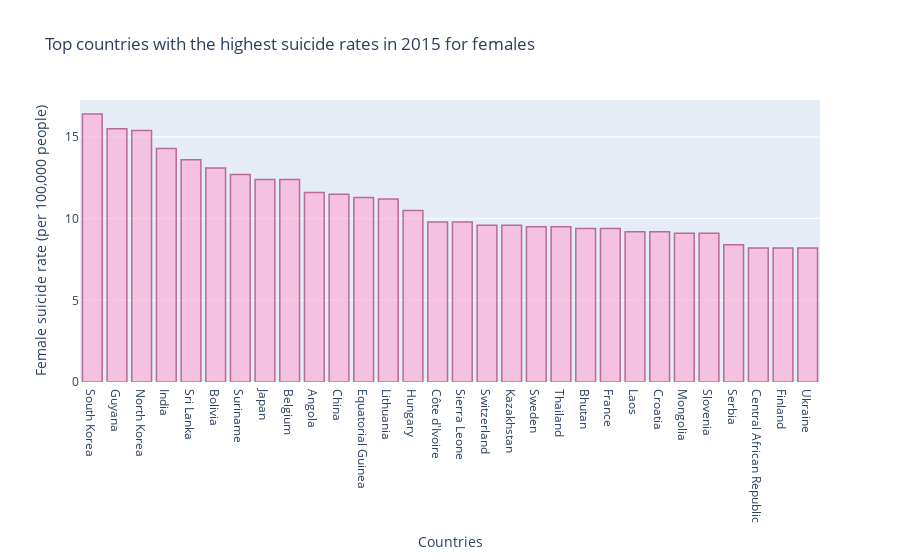

This figure's notebook cell:
### Code cell
data = [go.Bar(
    x = female2015['Country'].head(30),
    y = female2015['Female suicide rate'].head(30),
    marker=dict(color='rgb(255, 165, 210)', line=dict(color='rgb(150, 24, 87)', width=1.5)),opacity=0.6 
)]

layout = go.Layout(
    title='Top countries with the highest suicide rates in 2015 for females',
    xaxis={'title':'Countries'},
    yaxis={'title':'Female suicide rate (per 100,000 people)'}
)

fig = go.Figure(data=data, layout=layout)
py.iplot(fig, filename='basic-bar')

### Figure 1 — Plotly figure (JSON) as saved in the notebook; plotly's stock layout.template omitted (floating-point values rounded to 4 significant figures)
{"data": [{"marker": {"color": "rgb(255, 165, 210)", "line": {"color": "rgb(150, 24, 87)", "width": 1.5}}, "opacity": 0.6, "type": "bar", "x": ["South Korea", "Guyana", "North Korea", "India", "Sri Lanka", "Bolivia", "Suriname", "Japan", "Belgium", "Angola", "China", "Equatorial Guinea", "Lithuania", "Hungary", "Côte d'Ivoire", "Sierra Leone", "Switzerland", "Kazakhstan", "Sweden", "Thailand", "Bhutan", "France", "Laos", "Croatia", "Mongolia", "Slovenia", "Serbia", "Central African Republic", "Finland", "Ukraine"], "y": [16.4, 15.5, 15.4, 14.3, 13.6, 13.1, 12.7, 12.4, 12.4, 11.6, 11.5, 11.3, 11.2, 10.5, 9.8, 9.8, 9.6, 9.6, 9.5, 9.5, 9.4, 9.4, 9.2, 9.2, 9.1, 9.1, 8.4, 8.2, 8.2, 8.2]}], "layout": {"title": {"text": "Top countries with the highest suicide rates in 2015 for females"}, "xaxis": {"title": {"text": "Countries"}}, "yaxis": {"title": {"text": "Female suicide rate (per 100,000 people)"}}}}
